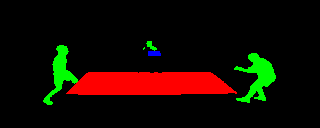
#> input picture data/raw/segmentation_masks/1278.png, 320 x 128 px, found by its file name
$ python run_homography.py
#> lines starting #> are read from the running program, lines starting #| are printed output that depends on the picture; after the words box and inside, x2 and y2 are one past the last pixel; in counts of white or black regions, pixels touching at a corner belong together
### src/ttcv/geometry/homography.py
"""Вычисление гомографии и перспективное преобразование для настольного тенниса.

Предоставляет:
  - Каноническое упорядочивание 4 угловых точек четырехугольника перспективы.
  - Автоматическую детекцию углов стола по маскам семантической сегментации.
  - Класс TableHomography для двунаправленного проецирования между координатами камеры,
    метрическими координатами стола (в мм и метрах) и пикселями холста вида сверху (BEV).
  - Перспективное выравнивание (warp) кадров камеры в проекцию сверху (BEV).
"""

from __future__ import annotations

from dataclasses import dataclass
from pathlib import Path

import cv2
import numpy as np

from ttcv.geometry.table import (
    TABLE_LENGTH_MM,
    TABLE_WIDTH_MM,
    TableDimensions,
    TablePoint,
)


def order_quadrilateral_points(pts: np.ndarray) -> np.ndarray:
    """Упорядочивание 4 точек четырехугольника в каноническом порядке по часовой стрелке.

    Канонический порядок:
      0: Top-Left     (Дальний левый при виде сбоку,   X=0,    Y=0)
      1: Top-Right    (Дальний правый при виде сбоку,  X=2740, Y=0)
      2: Bottom-Right (Ближний правый при виде сбоку,  X=2740, Y=1525)
      3: Bottom-Left  (Ближний левый при виде сбоку,   X=0,    Y=1525)

    Аргументы:
        pts: Массив формы (4, 2) или (4, 1, 2), содержащий 4 координаты (x, y).

    Возвращает:
        Массив float32 формы (4, 2) в каноническом порядке [TL, TR, BR, BL].
    """
    pts = np.asarray(pts, dtype=np.float32).reshape(4, 2)

    # Сортировка всех точек по оси Y на 2 верхние и 2 нижние
    by_y = pts[np.argsort(pts[:, 1])]
    top = by_y[:2]
    bottom = by_y[2:]

    # Верхние две точки сортируются по X -> top-left, top-right
    top = top[np.argsort(top[:, 0])]
    tl, tr = top[0], top[1]

    # Нижние две точки сортируются по X -> bottom-left, bottom-right
    bottom = bottom[np.argsort(bottom[:, 0])]
    bl, br = bottom[0], bottom[1]

    return np.array([tl, tr, br, bl], dtype=np.float32)


@dataclass
class TableCorners:
    """Обнаруженные или заданные 4 угла стола в координатах камеры.

    Атрибуты:
        corners_camera: Массив формы (4, 2) [TL, TR, BR, BL] в пикселях камеры.
        corners_mask:   Массив формы (4, 2) [TL, TR, BR, BL] в координатах маски (если обнаружены).
        target_size:    (width, height) целевого разрешения камеры.
        mask_size:      (width, height) входной маски (если обнаружена).
        contour_area:   Площадь контура в пространстве маски.
    """

    corners_camera: np.ndarray
    corners_mask: np.ndarray | None = None
    target_size: tuple[int, int] = (1920, 1080)
    mask_size: tuple[int, int] | None = None
    contour_area: float | None = None

    @property
    def top_left(self) -> tuple[float, float]:
        """Дальний левый угол (задняя линия Игрока A, дальняя боковая линия)."""
        return (float(self.corners_camera[0, 0]), float(self.corners_camera[0, 1]))

    @property
    def top_right(self) -> tuple[float, float]:
        """Дальний правый угол (задняя линия Игрока B, дальняя боковая линия)."""
        return (float(self.corners_camera[1, 0]), float(self.corners_camera[1, 1]))

    @property
    def bottom_right(self) -> tuple[float, float]:
        """Ближний правый угол (задняя линия Игрока B, ближняя боковая линия)."""
        return (float(self.corners_camera[2, 0]), float(self.corners_camera[2, 1]))

    @property
    def bottom_left(self) -> tuple[float, float]:
        """Ближний левый угол (задняя линия Игрока A, ближняя боковая линия)."""
        return (float(self.corners_camera[3, 0]), float(self.corners_camera[3, 1]))

    def as_array(self) -> np.ndarray:
        """Возвращает углы камеры как массив float32 формы (4, 2)."""
        return np.asarray(self.corners_camera, dtype=np.float32)

    # [9 lines left out: function to_dict, not called in this run]


def detect_table_corners_from_mask(
    mask: str | Path | np.ndarray,
    target_resolution: tuple[int, int] = (1920, 1080),
    table_color_bgr: tuple[int, int, int] = (0, 0, 255),
) -> TableCorners:
    """Детекция 4 углов стола по маске семантической сегментации.

    В датасете TTNet поверхность стола размечена чистым красным цветом (BGR [0, 0, 255]).

    Аргументы:
        mask: Путь к PNG-файлу маски или загруженный массив NumPy (BGR или бинарный).
        target_resolution: (ширина, высота) видеокадра/камеры (по умолчанию: 1920x1080).
        table_color_bgr: Цвет класса стола в BGR (по умолчанию: [0, 0, 255] = красный).

    Возвращает:
        :class:`TableCorners`, содержащий канонические 4 угла, масштабированные под `target_resolution`.

    Исключения:
        FileNotFoundError: Если файл маски не найден.
        ValueError: Если в маске не обнаружен контур стола.
    """
#> called with target_resolution = (1920, 1080), table_color_bgr = (0, 0, 255)
    if isinstance(mask, (str, Path)):
        p = Path(mask)
        if not p.exists():
            raise FileNotFoundError(f"Mask file not found: {p}")
        img = cv2.imread(str(p))
#> img is the input picture: shape (128, 320, 3); mean B, G, R 0.4, 10.2, 20.9
        if img is None:
            raise ValueError(f"Failed to read image from {p}")
    else:
        img = np.asarray(mask)

    if img.ndim == 2:
        # Бинарная маска / маска в градациях серого
        table_mask = (img > 0).astype(np.uint8)
    elif img.shape[2] == 3:
        # 3-канальная маска BGR
        table_mask = np.all(img == table_color_bgr, axis=-1).astype(np.uint8)
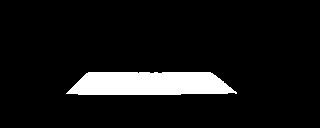
#> table_mask: shape (128, 320); values 0 (black) and 1 (white), 8.2% white; 1 white region
        if table_mask.sum() == 0:
            # Запасной вариант: проверяем доминирование красного канала
            table_mask = (
                (img[:, :, 2] > 200) & (img[:, :, 0] < 50) & (img[:, :, 1] < 50)
            ).astype(np.uint8)
    else:
        raise ValueError(f"Unsupported mask shape: {img.shape}")

    if table_mask.sum() == 0:
        raise ValueError("No table pixels matching the table class were found in the mask.")

    mask_h, mask_w = img.shape[:2]
    cnts, _ = cv2.findContours(table_mask, cv2.RETR_EXTERNAL, cv2.CHAIN_APPROX_SIMPLE)
#> cnts = 1 contour; box (x1, y1, x2, y2) and area: (66, 72, 237, 95) 3181
#> (the rest of the program and of its run is left out)
